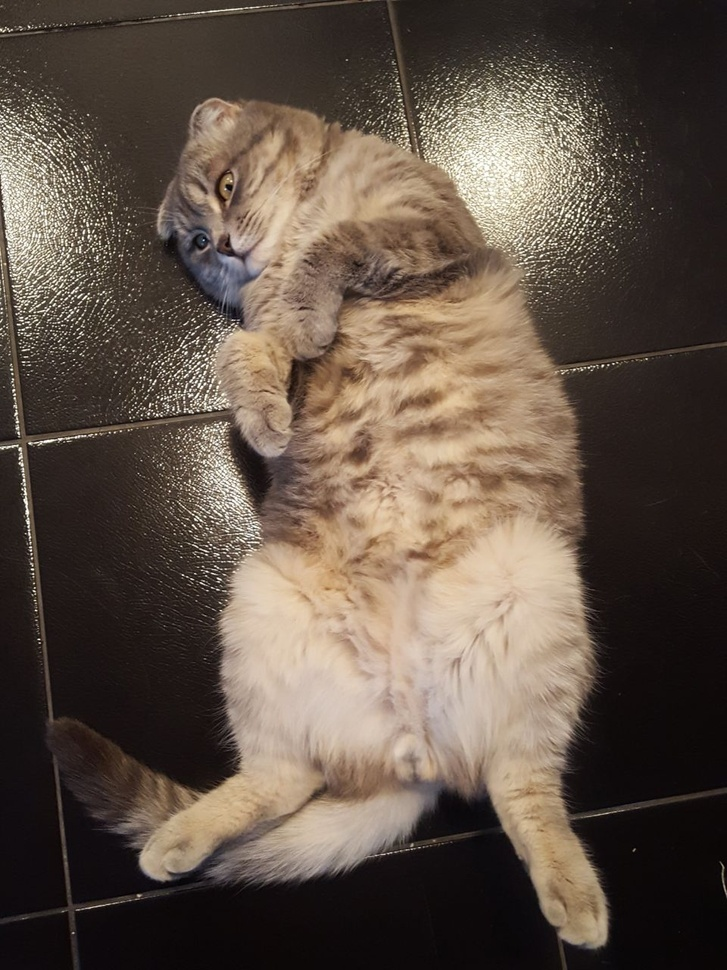
#> input picture Unsupervised/PCA/cat2.jpeg, 727 x 970 px, shrunk from 960 x 1280 before the run
$ jupyter execute --allow-errors PCA.ipynb
#> lines starting #> are read from the running program, lines starting #| are printed output that depends on the picture
# Principal Component Analisis

Welcome to your next lab! In this assignment you will explore problem of reducing dimensionality of data and restoring it back using your PCA model.

**You will learn to:**
- Build the general architecture of a learning algorithm with OOP in mind:
    - Helper functions
        - Normalization
        - Eigendecomposition
    - PCA Class
        - Transform
        - Restore

## 1 - Packages ##

First, let's run the cell below to import all the packages that you will need during this assignment.
- [numpy](www.numpy.org) is the fundamental package for scientific computing with Python.
- [matplotlib](http://matplotlib.org) is a famous library to plot graphs in Python.
- [PIL](https://pypi.org/project/PIL/) is the Python Imaging Library.
- [mpl_toolkits](https://matplotlib.org/mpl_toolkits/index.html) collections of application-specific functions that extend Matplotlib.

[cell 1]
import numpy as np
import matplotlib.pyplot as plt
from PIL import Image

from mpl_toolkits.mplot3d import Axes3D
from mpl_toolkits.mplot3d import proj3d

## 2 - Overview of the Problem set ##

**Problem Statement**:
In this assignment we have an image as dataset. We will reduce its dimensionality using our algorithm. Here it is represented as array with dimension (1280, 960).

[cell 2]
img = Image.open('cat2.jpeg')
#> img is the input picture: PIL image 727x970 RGB; mean R, G, B 96.3, 82.6, 71.1
img = img.convert('L', colors=256)
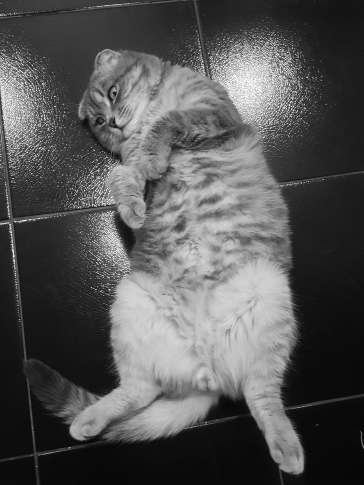
#> img: PIL image 727x970 L (shown at 1/2 size); min 1, max 254, mean 85.4
img = np.array(img, dtype=np.uint8)
imgplot = plt.imshow(img, cmap='gray')
plt.show()

[cell 3]
print('Shape of image:', img.shape)
#| Shape of image: (970, 727)

**Expected Output**:

Shape of image: (1280, 960)

But firstly we will check performance of PCA on simple synthetic dataset, which includes 13 examples with 3 features:

[cell 4]
X = np.asarray([[12, 15, 20, 24, 27, 30, 63, 8, 67, 43, 11, 15, 67],
                [34, 31, 29, 88, 76, 80, 89, 53, 48, 66, 45, 50, 85],
                [45, 50, 43, 60, 65, 59, 89, 53, 43, 31, 33, 40, 80]]).T
print('Shape of input data:', X.shape)

**Expected output:**

Shape of input data: (13, 3)

Let's visualize it:

[cell 5]
fig = plt.figure(figsize=(8,8))
ax = fig.add_subplot(111, projection='3d')
plt.rcParams['legend.fontsize'] = 10
ax.plot(X.T[0,:], X.T[1,:], X.T[2,:], 'o', markersize=8, color='blue', alpha=0.5, label='Initial')

ax.legend(loc='upper right')

plt.show()
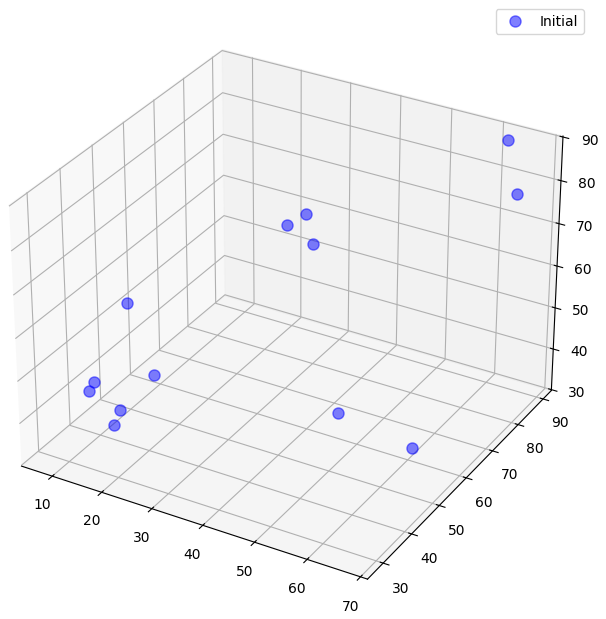
#> figure drawn by matplotlib, 1 panel

## 3 -  Principal Component Analisis. General Architecture
**Mathematical expression of the algorithm**:

Principal Component Analysis (PCA) is a simple linear transformation technique that is used in numerous applications, such as stock market predictions, the analysis of gene expression data, and many more.

Steps of the algorithm:
- Standardize the data;
- Obtain the Eigenvectors and Eigenvalues from the covariance matrix;
- Sort eigenvalues in descending order and choose the $k$ eigenvectors that correspond to the $k$ largest eigenvalues where $k$ is the number of dimensions of the new feature subspace $(k≤$n_features);
- Construct the projection matrix $W$ from the selected $k$ eigenvectors;
- Transform the original dataset $X$ via $W$ to obtain a $k$-dimensional feature subspace $Y$.

### 3.1 -  Standardizing the data

Whether to standardize the data prior to a PCA on the covariance matrix depends on the measurement scales of the original features. Since PCA yields a feature subspace that maximizes the variance along the axes, it makes sense to standardize the data, especially, if it was measured on different scales.

Let's transform the data onto unit scale, which is a requirement for the optimal performance of many machine learning algorithms. We will do it using standard score:
$$z = \frac{x - \mu}{\sigma}\tag{1}$$

[cell 6]
# GRADED FUNCTION: normalize

def normalize(X):
    """
    Normalise data before processing

    Arguments:
    X -- matrix of input features of shape (n_examples, n_features)

    Returns:
    X_norm -- normalized matrix of shape (n_examples, n_features)
    norm_parameters -- matrix of normalization parameters, such as mean and std by columns;
        shape (2, n_features)

    """
    norm_parameters = np.concatenate((X.mean(axis = 0).reshape(1, -1), X.std(axis = 0).reshape(1, -1)))
    X_norm = (X - norm_parameters[0, :]) / norm_parameters[1, :]

    return X_norm, norm_parameters

[cell 7]
norm_test, norm_pars_test = normalize(X)
print('Normalized:')
print(norm_test[0])
print('Parameters:')
print(norm_pars_test)

**Expected Output**:

<table style="width:60%">
    <tr>
        <td style="width:10%"><b>Normalized:</b></td>
       <td> [-0.89985013 -1.19521931 -0.49137306]</td>
    </tr>
    <tr>
        <td><b>Parameters:</b></td>
       <td>[[30.92307692 59.53846154 53.15384615]<br>
 [21.02914292 21.36717607 16.59400334]]</td>
    </tr>
</table>

### 3.2 - Eigendecomposition: Computing Eigenvectors and Eigenvalues,

The eigenvectors and eigenvalues of a covariance (or correlation) matrix represent the "core" of a PCA: The eigenvectors (principal components) determine the directions of the new feature space, and the eigenvalues determine their magnitude. In other words, the eigenvalues explain the variance of the data along the new feature axes.

In order to get more intuitions about covariance and correlation matrices, SVD and PCA algorithm, we strongly recommend you to look through [this](https://godzillabutnicer.com/the-why-of-principal-component-analysis-standardization-covariance) and [this](http://www.cs.otago.ac.nz/cosc453/student_tutorials/principal_components.pdf) articles

So now we will calculate eigenvalues and vectors in 3 diffirent ways: using **covariance matrix**, using **correlation matrix** and using **SVD**

**Covariance Matrix**

The classic approach to PCA is to perform the eigendecomposition on the covariance matrix $Σ$, which is a $n_{features}×n_{features}$ matrix where each element represents the covariance between two features.

Common calculation of covariance matrix:
$$\Sigma_{ij} = \frac{1}{n-1} \sum_{k=1}^{n} (x_{ki} – {\bar{x}}_i)(x_{kj} – {\bar{x}}_j)\tag{2}$$
where $\bar{x_i}$ is the mean vector ${\bar{x_i}} = \sum\limits_{k=1}^n x_{ik}$.
The mean vector is a $n_{features}$-dimensional vector where each value in this vector represents the sample mean of a feature column in the dataset.

But for normalized data following is enough:

$$\Sigma_{ij} = \frac{X^T \times X}{n-1}   $$

In `covariance(self, X)` calculate covariance matrix and find its eig. values and vectors

**Correlation Matrix**

A correlation matrix is used if the variances of individual variates differ much, or if the units of measurement of the individual variates differ.

$$\sigma_{ij} = \frac{c_{ij}}{\sqrt{c_{ii}c_{jj}}},\tag{3}$$
where $c$ - elements of covariance matrix.

In `correlation(self, X)` calculate covariance matrix and use it to calculate correlation matrix. Then find its eig. values and vectors

**SVD**

While the eigendecomposition of the covariance or correlation matrix may be more intuitiuve, most PCA implementations perform a Singular Vector Decomposition (SVD) to improve the computational efficiency.

To perform SVD in the right way we need to transpose the input matrix, so $X^T$ will have dimension $n_{features}×n_{samples}$.

Let us assume that it is centered, i.e. column means have been subtracted and are now equal to zero:

$$C=X^TX/(n_{samples}−1).\tag{4}$$

Then the $n_{features}×n_{features}$ covariance matrix $C$

It is a symmetric matrix and so it can be diagonalized: $$C = ULU^T,\tag{5}$$ where $U$ is a matrix of eigenvectors (each column is an eigenvector) and $L$ is a diagonal matrix with eigenvalues $λ_i$ in the decreasing order on the diagonal. The eigenvectors are called principal axes or principal directions of the data. Projections of the data on the principal axes are called principal components, also known as PC scores; these can be seen as new, transformed, variables. The $j$-th principal component is given by $j$-th column of $X^TV$. The coordinates of the $i$-th data point in the new PC space are given by the $i$-th row of $UX^T$.

If we now perform singular value decomposition of $X^T$, we obtain a decomposition
$$X^T=USV^T,\tag{6}$$
where $U$ is a unitary matrix and $S$ is the diagonal matrix of singular values $s_i$. From here one can easily see that $$C = USV^TVSU^T/(n_{samples}-1) = U \frac{S^2}{n_{samples}-1}U^T,\tag{7}$$
meaning that right singular vectors $U$ are principal directions and that singular values are related to the eigenvalues of covariance matrix via $λ_i=s^2_i/(n_{samples}−1)\tag{8}$.

In `svd(self, X)` calculate $U, S, V$ and use them to find eig. values and vectors

[cell 8]
# GRADED CLASS: Eigendecomposition

class Eigendecomposition():

    def covariance(self, X):
        """
        Calculates eigenvectors and eigenvalues of covariance matrix
        Arguments:

        X -- normalized input matrix with shape (n_examples, n_features)

        Returnes:

        eig_vals -- array of eigenvalues with shape (n_features, )
        eig_vecs -- matrix of eigenvectors with shape (n_features, n_features)
        """

        ### START CODE HERE ###
        cov_matrix = (X.T).dot(X) / (X.shape[0]-1)
        e_val, e_vect = np.linalg.eig(cov_matrix)
        ### END CODE HERE ###
        return e_val, e_vect

    def correlation(self, X):
        """
        Calculates eigenvectors and eigenvalues of correlation matrix
        Arguments:

        X -- normalized input matrix with shape (n_examples, n_features)

        Returnes:

        eig_vals -- array of eigenvalues with shape (n_features, )
        eig_vecs -- matrix of eigenvectors with shape (n_features, n_features)
        """

        ### START CODE HERE ###
        cov_matrix = (X.T).dot(X) / (X.shape[0]-1)
        corr_matrix = np.zeros(cov_matrix.shape)
        for row in range(cov_matrix.shape[0]):
            for col in range(cov_matrix.shape[1]):
                corr_matrix[row, col] = cov_matrix[row, col] / (cov_matrix[row, row] * cov_matrix[col, col]) ** 0.5

        e_val, e_vect = np.linalg.eig(corr_matrix)

        ### END CODE HERE ###
        return e_val, e_vect

    def svd(self, X):
        """
        Calculates eigenvectors and eigenvalues by svd
        Arguments:

        X -- normalized input matrix with shape (n_examples, n_features)

        Returnes:

        eig_vals -- array of eigenvalues with shape (n_features, )
        eig_vecs -- matrix of eigenvectors with shape (n_features, n_features)
        """
        e_vect, S, VT = np.linalg.svd(X.T)
        e_val = S**2/(X.shape[0]-1)

        return e_val, e_vect

>**Note:** Sign of the eigenvector doesn't matter for PCA algorithm

[cell 9]
cov_vals, cov_vects = Eigendecomposition().covariance(norm_test)

try:
    for ev in cov_vects:
        np.testing.assert_array_almost_equal(1, np.linalg.norm(ev))
except AssertionError as msg:
    print("Norm test failed!")

print(f"Covariation eig. values: {cov_vals}\nCovariation eig. vectors:\n{cov_vects}")

**Expected Output**:

<table style="width:40%">
    <tr>
       <td style="width:40%">
           <b>Covariation eig. values:</b>
       </td>
       <td>[2.3505513  0.58096523 0.31848347]</tr>
    <tr>
       <td style="width:40%">
           <b>Covariation eig. vectors:</b>
       </td>
       <td>[[ 0.53312874  0.84469405  0.04759957]<br>
 [ 0.60130592 -0.33873491 -0.72366418]<br>
 [ 0.59515119 -0.41442807  0.68850885]]</tr>
</table>

[cell 10]
cor_vals, cor_vects = Eigendecomposition().correlation(norm_test)

try:
    for ev in cov_vects:
        np.testing.assert_array_almost_equal(1, np.linalg.norm(ev))
except AssertionError as msg:
    print("Norm test failed!")

print(f"Correlation eig. values: {cor_vals}\nCorrelation eig. vectors:\n{cor_vects}")

**Expected Output**:

<table style="width:40%">
    <tr>
       <td style="width:40%">
           <b>Correlation  eig. values:</b>
       </td>
       <td>[2.16973966 0.5362756  0.29398474]</tr>
    <tr>
       <td style="width:40%">
           <b>Correlation  eig. vectors:</b>
       </td>
       <td>[[ 0.53312874  0.84469405  0.04759957]<br>
 [ 0.60130592 -0.33873491 -0.72366418]<br>
 [ 0.59515119 -0.41442807  0.68850885]]</tr>
</table>

[cell 11]
svd_vals, svd_vects = Eigendecomposition().svd(norm_test)

try:
    for ev in cov_vects:
        np.testing.assert_array_almost_equal(1, np.linalg.norm(ev))
except AssertionError as msg:
    print("Norm test failed!")

print(f"SVD eig. values: {svd_vals}\nSVD eig. vectors:\n{svd_vects}")

**Expected Output**:

<table style="width:40%">
    <tr>
       <td style="width:40%">
           <b>SVD  eig. values:</b>
       </td>
       <td>[2.3505513  0.58096523 0.31848347]</tr>
    <tr>
       <td style="width:40%">
           <b>SVD  eig. vectors:</b>
       </td>
       <td>[[-0.53312874  0.84469405  0.04759957]<br>
 [-0.60130592 -0.33873491 -0.72366418]<br>
 [-0.59515119 -0.41442807  0.68850885]]</tr>
</table>

### 3.3 - Selecting Principal Components, Projection Onto the New Feature Space

The typical goal of a PCA is to reduce the dimensionality of the original feature space by projecting it onto a smaller subspace, where the eigenvectors will form the axes.

In order to decide which eigenvector(s) can be dropped without losing too much information for the construction of lower-dimensional subspace, we need to inspect the corresponding eigenvalues: the eigenvectors with the lowest eigenvalues bear the least information about the distribution of the data - those are the ones can be dropped.

So now we need to implement following steps:
1. Compute eigenvectors $(e_1,e_2,...,e_d)$ and corresponding eigenvalues $(λ_1,λ_2,...,λ_d)$.
In order to do so, the common approach is to rank the eigenvalues from highest to lowest in order choose the top $k$ eigenvectors.
2. Sort the eigenvectors by decreasing eigenvalues and choose $k$ eigenvectors with the largest eigenvalues to form a $n_{features}×k$ dimensional matrix $W$ (where every row represents an eigenvector)
3. Use this $n_{features}×k$ eigenvector matrix to transform the samples onto the new subspace. This can be summarized by the mathematical equation: $$Y=X_{normalized}×W\tag{9}$$ (where $X_{normalized}$ is an normalized input matrix with shape $n_{samples}×n_{features}$, and $Y$ is the transformed $n_{samples}×k$-dimensional matrix of samples in the new subspace.)

4. To restore input matrix $X$ we should do next operation: $$X_{restored} = Y×W^T.\tag{10}$$ But don't forget that we worked with normalized data, so we also have to put it to the initial form back (use `norm_parameters` from `normalization` function).

[cell 12]
# GRADED CLASS: PCA

class PCA():
    """
    Parameters:
    -----------
    X -- matrix of input features of shape (n_examples, n_features)
    n -- number of principal components
    """

    def __init__(self, X, n, eigendecomposition):
        self.X = X
        self.n = n
        self.eigendecomposition = eigendecomposition
        self.X_norm = None
        self.norm_params = None


    def transform(self):
        """
        Transforms the samples into the new subspace

        Returns:
        transformed -- reduced matrix of input features with shape (n_samples, n)
        matrix_w -- matrix of n eigenvectors with largest eigenvalues with shape (n_features, n)
        """
        self.X_norm, self.norm_params = normalize(self.X)
        eig_values, eig_vectors = self.eigendecomposition(self.X_norm)
        transformed_indexes = np.argsort(eig_values)[::-1][:self.n]
        matrix_w = eig_vectors[:, transformed_indexes]
        transformed = self.X_norm.dot(matrix_w)

        self.matrix_w = matrix_w
        self.transformed = transformed

        return transformed, matrix_w


    def restore(self):
        """
        Restores "original" values

        Returns:
        matrix with shape (n_features, n_examples),
            containing restored values depending on reduced input matrix of features
        """

        X_restored = self.transformed.dot(self.matrix_w.T)
        X_restored = X_restored * self.norm_params[1, :]
        X_restored = X_restored + self.norm_params[0, :]

        return X_restored

After completing all steps, the next question is “how many principal components are we going to choose for our new feature subspace?” A useful measure is the so-called “explained variance,” which can be calculated from the eigenvalues. The explained variance tells us how much information (variance) can be attributed to each of the principal components.

[cell 13]
tot = sum(cov_vals)
var_exp = [(i / tot)*100 for i in sorted(cov_vals, reverse=True)]
cum_var_exp = np.cumsum(var_exp)
#> (the rest of this cell did not finish here and is left out)

The plot above clearly shows that most of the variance (about 77% of the variance to be precise) can be explained by the first principal component alone. The second principal component still bears some information (about 19%) while the third and fourth principal components can safely be dropped without losing to much information. Together, the first two principal components contain about 96% of the information.

Initialize model:

[cell 14]
pca = PCA(X, 2, Eigendecomposition().correlation)

Reducing of input matrix dimencion:

[cell 15]
reduced_x, reduced_eigenvects = pca.transform()
print('Reduced input matrix:')
print(reduced_x[:5])

**Expected Output**:

<table style="width:40%">
    <tr>
       <td style="width:15%">
           <b>Reduced input matrix:</b>
       </td>
       <td> [[-1.49086967 -0.15159675]<br>
 [-1.3199115  -0.10840709]<br>
 [-1.50049321  0.29895991]<br>
 [ 0.87097958 -0.90026658]<br>
 [ 0.7886636  -0.71439948]]
    </tr>
</table>

Let's plot our reduced data and compare it with original:

[cell 16]
plt.plot(reduced_x.T[0,:], reduced_x.T[1,:], 'o', markersize=7, color='blue', alpha=0.5, label='Reduced')

plt.xlabel('x_values')
plt.ylabel('y_values')
plt.legend()

plt.show()
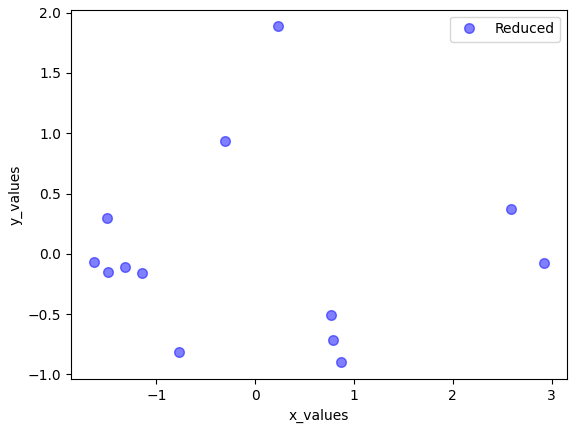
#> figure drawn by matplotlib, 1 panel

Now let's restore "original" values by the reduced:

[cell 17]
new_x = pca.restore()
print('Restored:')
print(new_x[:5])

**Expected Output**:

<table style="width:60%">
    <tr>
       <td style="width:10%">
           <b>Restored:</b>
       </td>
       <td> [[11.51573657 41.48068378 39.47263947]<br>
 [14.1995759  43.36459173 40.86399609]<br>
 [19.41116905 38.09599585 36.27911059]<br>
 [24.69623033 77.24494687 67.94674095]<br>
 [27.07495924 74.84206341 65.85558128]]
    </tr>
</table>

Visualising of restored values:

[cell 18]
from matplotlib import pyplot as plt
from mpl_toolkits.mplot3d import Axes3D
from mpl_toolkits.mplot3d import proj3d

fig = plt.figure(figsize=(8,8))
ax = fig.add_subplot(111, projection='3d')
ax.plot(X.T[0,:], X.T[1,:], X.T[2,:], 'o', markersize=8, color='blue', alpha=0.5, label='Initial')
ax.plot(new_x.T[0,:], new_x.T[1,:], new_x.T[2,:], '^', markersize=8, alpha=0.5, color='red', label='Restored')

ax.legend(loc='upper right')


plt.show()
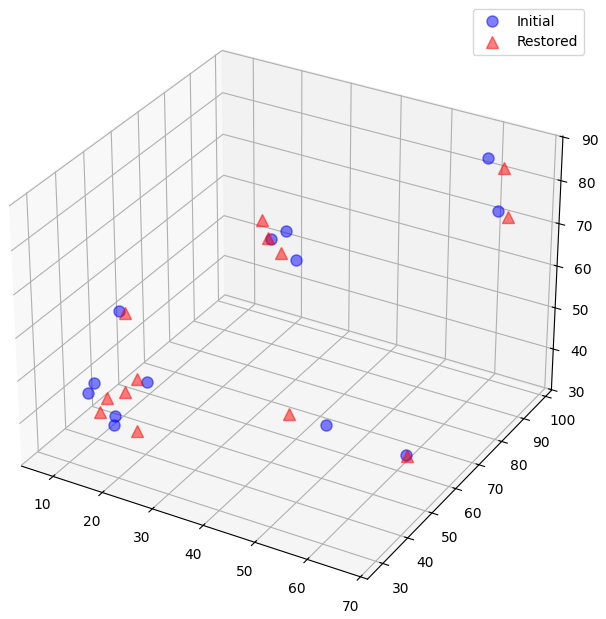
#> figure drawn by matplotlib, 1 panel

## 4 - Trying the Algorithm on Image

Initializing the model for processing our data:

[cell 19]
pca_img = PCA(img, 50, Eigendecomposition().covariance)

[cell 20]
reduced_img, reduced_eigenvects_img = pca_img.transform()
#> in normalize (call 3), `X_norm = (X - norm_parameters[0, :]) / norm_parameters[1, :]`:
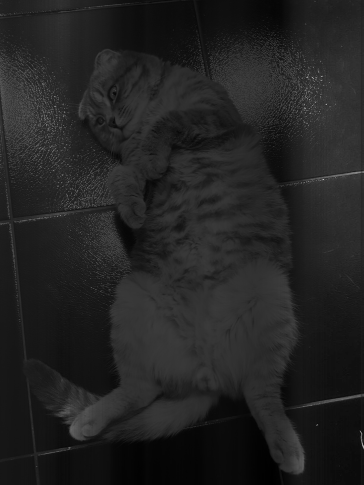
#> X_norm: shape (970, 727) float64 (shown at 1/2 size); min -2.18, max 13.67, mean -7.74e-18; drawn with min black and max white
#> in covariance (call 2), `cov_matrix = (X.T).dot(X) / (X.shape[0]-1)`:
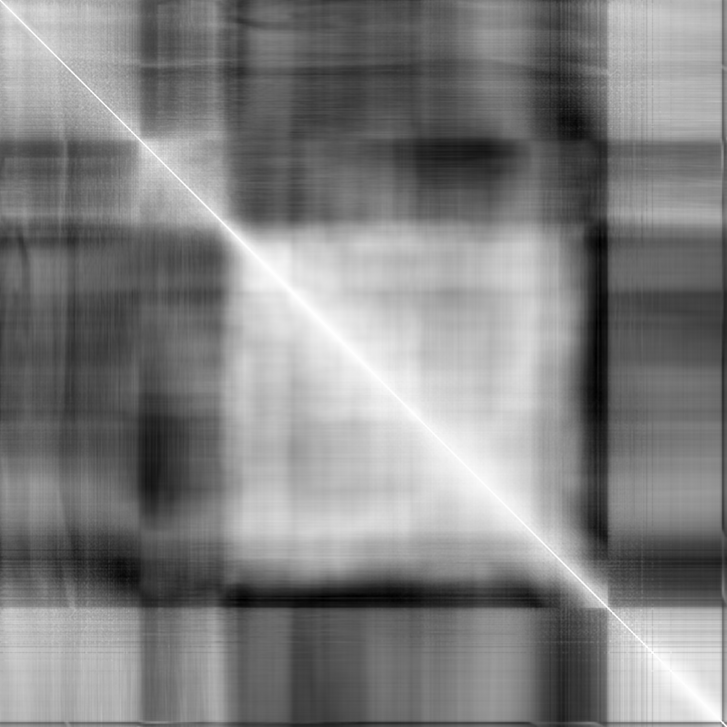
#> cov_matrix: shape (727, 727) float64; min -0.416, max 1, mean 0.3; drawn with min black and max white
#> in covariance (call 2), `e_val, e_vect = np.linalg.eig(cov_matrix)`: e_val = 727 values, max 254.6 at index 0, min 5.91e-06 at index 665, mean 1
#> (the rest of the program and of its run is left out)
